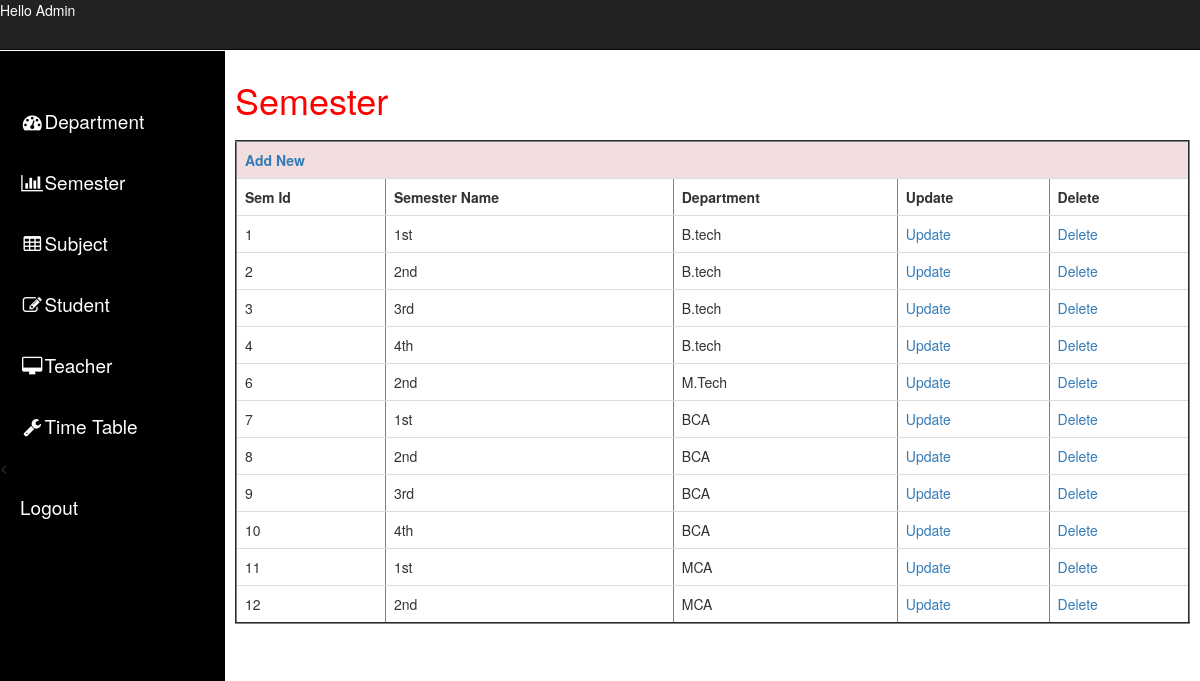
Page /admin/admindashboard.php?info=semester on the committed database.
### tables this page shows
CREATE TABLE IF NOT EXISTS `semester` (
  `sem_id` int(11) NOT NULL AUTO_INCREMENT,
  `semester_name` varchar(20) DEFAULT NULL,
  `department_id` int(11) NOT NULL,
  PRIMARY KEY (`sem_id`),
  KEY `course_id` (`department_id`)
);

CREATE TABLE IF NOT EXISTS `department` (
  `department_id` int(11) NOT NULL AUTO_INCREMENT,
  `department_name` varchar(50) NOT NULL,
  PRIMARY KEY (`department_id`),
  FULLTEXT KEY `course_name` (`department_name`)
);

### admin/semester.php (the view, shortened to what this page needs)
<h1 style='padding-bottom:10px;color:red'>Semester</h1>
<?php
include('../config.php');
echo "<table border='2px' class='table'>";
echo "<tr class='danger'><th colspan='5'><a href='admindashboard.php?info=add_semester'>Add New</a></th></tr>";
echo "<Tr><th>Sem Id</th><th>Semester Name</th><th>Department</th><th>Update</th><th>Delete</th></tr>";
$que=mysqli_query($con, "SELECT * FROM semester");
while($res=mysqli_fetch_array($que))
{
    echo "<Tr>";
    echo "<td>".$res['sem_id']."</td>";
    echo "<td>".$res['semester_name']."</td>";
    $que1=mysqli_query($con, "SELECT * FROM department WHERE department_id='".$res['department_id']."'");
    $res1=mysqli_fetch_array($que1);
    echo "<td>".$res1['department_name']."</td>";
    echo "<td><a href='admindashboard.php?info=updatesemester&sem_id=".$res['sem_id']."'>Update</a></td>";
    echo "<td><a href='javascript:deleteData(\"".$res['sem_id']."\")'>Delete</a></td>";
    echo "</tr>";
}
echo "</table>";
?>

### admin/css/sb-admin.css (style rules this page uses)
body { margin-top: 100px; }
@media (min-width:768px) { body { margin-top: 50px; } }

### rows in the picture
semester: sem_id "1", semester_name "1st", department.department_name "B.tech"
semester: sem_id "2", semester_name "2nd", department.department_name "B.tech"
semester: sem_id "3", semester_name "3rd", department.department_name "B.tech"
semester: sem_id "4", semester_name "4th", department.department_name "B.tech"
semester: sem_id "6", semester_name "2nd", department.department_name "M.Tech"
semester: sem_id "7", semester_name "1st", department.department_name "BCA"
semester: sem_id "8", semester_name "2nd", department.department_name "BCA"
semester: sem_id "9", semester_name "3rd", department.department_name "BCA"
semester: sem_id "10", semester_name "4th", department.department_name "BCA"
semester: sem_id "11", semester_name "1st", department.department_name "MCA"
semester: sem_id "12", semester_name "2nd", department.department_name "MCA"
